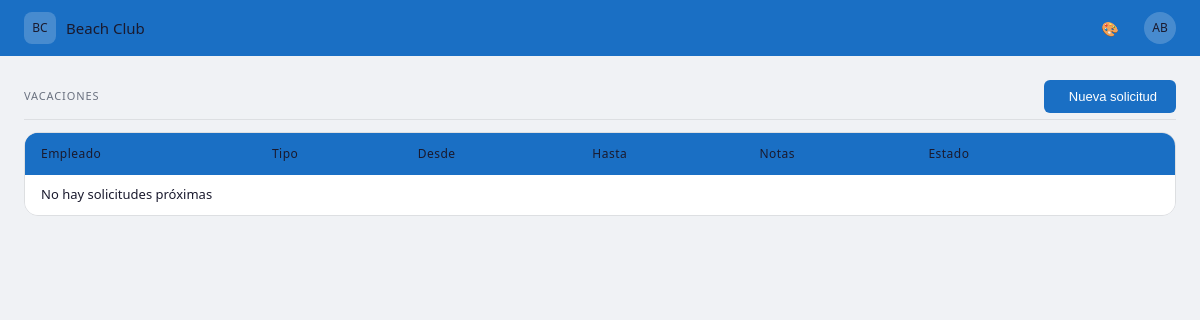
The page /personal/vacaciones/ on the database as committed earlier.
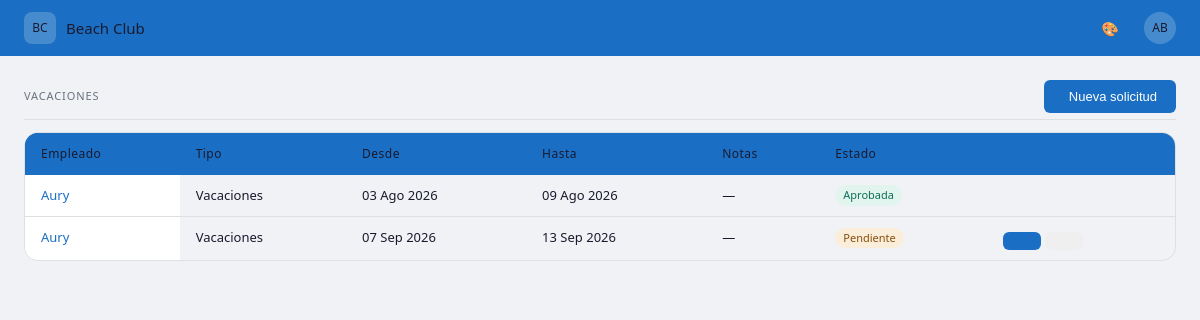
The same page on the database as committed later.
### personal/models.py (models this page shows, shortened)
class SolicitudAusencia(models.Model):
    TIPO_CHOICES = [
        ('vacaciones', 'Vacaciones'),
        ('libre', 'Día libre'),
        ('inamovible', 'Libre inamovible'),
        ('libre_vacaciones', 'Libre vacaciones'),
        ('finde_largo', 'Finde largo'),
    ]
    ESTADO_CHOICES = [
        ('pendiente', 'Pendiente'),
        ('aprobada', 'Aprobada'),
        ('rechazada', 'Rechazada'),
    ]
    empleado = models.ForeignKey(Empleado, on_delete=models.CASCADE, related_name='solicitudes')
    tipo = models.CharField(max_length=20, choices=TIPO_CHOICES, default='vacaciones')
    fecha_inicio = models.DateField()
    fecha_fin = models.DateField()
    notas = models.TextField(blank=True)
    estado = models.CharField(max_length=20, choices=ESTADO_CHOICES, default='pendiente')
    fecha_solicitud = models.DateTimeField(auto_now_add=True)
    class Meta:
        verbose_name = 'Solicitud de ausencia'
        verbose_name_plural = 'Solicitudes de ausencia'
        ordering = ['-fecha_solicitud']

class Empleado(models.Model):
    CONTRATO_CHOICES = [
        ('indefinido', 'Indefinido'),
        ('temporal', 'Temporal'),
        ('fijo_discontinuo', 'Fijo discontinuo'),
        ('obra_servicio', 'Obra y servicio'),
        ('practicas', 'Prácticas'),
    ]
    ROL_CHOICES = [
        ('maitre', 'Maître'),
        ('segundo_maitre', 'Segundo Maître'),
        ('jefe_sector', 'Jefe de sector'),
        ('camarero', 'Camarero'),
        ('ayudante_camarero', 'Ayudante de camarero'),
    ]
    nombre = models.CharField(max_length=100)
    apellidos = models.CharField(max_length=100, blank=True)
    rol = models.CharField(max_length=20, choices=ROL_CHOICES)
    telefono = models.CharField(max_length=20, blank=True)
    email = models.EmailField(blank=True)
    fecha_nacimiento = models.DateField(null=True, blank=True)
    activo = models.BooleanField(default=True)
    posicion = models.PositiveIntegerField(default=0)
    tipo_contrato = models.CharField(max_length=20, choices=CONTRATO_CHOICES, blank=True)
    fecha_vencimiento = models.DateField(null=True, blank=True)
    class Meta:
        verbose_name = 'Empleado'
        verbose_name_plural = 'Empleados'
        ordering = ['posicion', 'nombre']

### personal/views.py (the view)
# urls.py: path('vacaciones/', views.lista_vacaciones, name='lista_vacaciones'),
def lista_vacaciones(request):
    hoy = timezone.now().date()
    solicitudes = SolicitudAusencia.objects.filter(
        tipo='vacaciones',
        fecha_fin__gte=hoy,
    ).exclude(estado='rechazada').select_related('empleado').order_by('fecha_inicio')
    empleados = Empleado.objects.filter(activo=True).order_by('posicion', 'nombre')
    tipos = [('vacaciones', 'Vacaciones')]
    context = {'solicitudes': solicitudes, 'titulo': 'Vacaciones', 'empleados': empleados, 'tipos': tipos}
    return render(request, 'personal/lista_ausencias.html', context)

### personal/templates/personal/lista_ausencias.html (shortened to what this page needs)
{% extends 'core/base.html' %}
{% block content %}
<div class="bc-section">
  <div class="bc-section-header">
    <span class="bc-section-header-title">{{ titulo }}</span>
    <button id="btn-nueva-solicitud" class="bc-btn bc-btn-primary">
       Nueva solicitud
    </button>
  </div>
  <div class="bc-table-wrapper">
    <table class="bc-table">
      <thead>
        <tr>
          <th>Empleado</th>
          <th>Tipo</th>
          <th>Desde</th>
          <th>Hasta</th>
          <th>Notas</th>
          <th>Estado</th>
          <th></th>
        </tr>
      </thead>
      <tbody>
        {% for sol in solicitudes %}
        <tr>
          <td><a href="{% url 'detalle_empleado' sol.empleado.pk %}" class="bc-link-plain">{{ sol.empleado.nombre }}</a></td>
          <td>{{ sol.get_tipo_display }}</td>
          <td>{{ sol.fecha_inicio|date:"d M Y" }}</td>
          <td>{{ sol.fecha_fin|date:"d M Y" }}</td>
          <td>{{ sol.notas|default:"—" }}</td>
          <td>
            {% if sol.estado == 'pendiente' %}
              <span class="bc-badge bc-badge-amber">Pendiente</span>
            {% elif sol.estado == 'aprobada' %}
              <span class="bc-badge bc-badge-green">Aprobada</span>
            {% else %}
              <span class="bc-badge bc-badge-red">Rechazada</span>
            {% endif %}
          </td>
          <td>
            {% if sol.estado == 'pendiente' %}
            <div class="bc-btn-group">
              <form method="post" action="{% url 'aprobar_solicitud' sol.pk %}">
                <button type="submit" class="bc-btn bc-btn-sm bc-btn-primary" title="Aprobar">
                </button>
              </form>
              <form method="post" action="{% url 'rechazar_solicitud' sol.pk %}">
                <button type="submit" class="bc-btn bc-btn-sm" title="Rechazar">
                </button>
              </form>
            </div>
            {% endif %}
          </td>
        </tr>
        {% empty %}
        <tr><td colspan="7" class="bc-text-muted">No hay solicitudes próximas</td></tr>
        {% endfor %}
      </tbody>
    </table>
  </div>
</div>
{% endblock %}

### core/templates/core/base.html (shortened to what this page needs)
{% load static %}
<!DOCTYPE html>
<html lang="es">
<head>
  <link rel="stylesheet" href="https://cdn.jsdelivr.net/npm/@tabler/icons-webfont@latest/tabler-icons.min.css">
  <link rel="stylesheet" href="{% static 'css/main.css' %}">
</head>
<body>
  <nav class="bc-navbar">
    <a href="/" class="bc-navbar-brand">
      <div class="bc-navbar-avatar">BC</div>
      Beach Club
    </a>
    <ul class="bc-navbar-nav">
      <li><a href="#" title="Temas" onclick="openPanel(); return false;">🎨</a></li>
    </ul>
    <div class="bc-navbar-user">AB</div>
  </nav>
  <main class="bc-page">
    {% block content %}{% endblock %}
  </main>
</body>
</html>

### core/static/css/main.css (style rules this page uses)
:root { --color-primary: #1a6fc4; --color-primary-dk: #1557a0; --color-accent: #e8a020; --color-success: #1d9e75; --color-danger: #c0392b; --color-warning: #e8a020; --color-bg: #f0f2f5; --color-surface: #ffffff; --color-border: rgba(0, 0, 0, 0.08); --color-text: #1a1a2e; --color-muted: #6b7280; --radius-sm: 6px; --radius-md: 10px; --radius-lg: 14px; --navbar-h: 56px; }
*, *::before, *::after { box-sizing: border-box; margin: 0; padding: 0; }
body { font-family: system-ui, -apple-system, sans-serif; font-size: 14px; background: var(--color-bg); color: var(--color-text); line-height: 1.5; }
.bc-navbar { background: var(--color-primary); height: var(--navbar-h); display: flex; align-items: center; padding: 0 24px; gap: 8px; position: sticky; top: 0; z-index: 100; }
.bc-navbar-brand { color: var(--color-primary-text); font-size: 15px; font-weight: 500; display: flex; align-items: center; gap: 10px; text-decoration: none; }
.bc-navbar-avatar { width: 32px; height: 32px; border-radius: 8px; background: rgba(255, 255, 255, 0.2); display: flex; align-items: center; justify-content: center; font-size: 12px; font-weight: 500; color: var(--color-primary-text); flex-shrink: 0; }
.bc-navbar-nav { display: flex; align-items: center; gap: 4px; margin-left: auto; list-style: none; }
.bc-navbar-nav a { display: flex; align-items: center; justify-content: center; width: 36px; height: 36px; border-radius: var(--radius-sm); color: var(--color-primary-text); text-decoration: none; transition: background 0.15s; }
.bc-navbar-user { width: 32px; height: 32px; border-radius: 50%; background: rgba(255, 255, 255, 0.2); display: flex; align-items: center; justify-content: center; font-size: 12px; font-weight: 500; color: var(--color-primary-text); margin-left: 8px; flex-shrink: 0; }
.bc-page { padding: 24px; max-width: 1400px; margin: 0 auto; }
.bc-section { margin-bottom: 28px; }
.bc-table-wrapper { border: 0.5px solid var(--color-border); border-radius: var(--radius-lg); overflow: hidden; overflow-x: auto; -webkit-overflow-scrolling: touch; }
.bc-table { width: 100%; border-collapse: collapse; font-size: 13px; min-width: 500px; white-space: nowrap; }
.bc-table thead { background: var(--color-primary); }
.bc-table thead th { text-align: left; font-size: 12px; font-weight: 500; color: var(--color-primary-text); padding: 12px 16px; white-space: nowrap; letter-spacing: 0.04em; }
.bc-table tbody tr { border-bottom: 0.5px solid var(--color-border); transition: background 0.1s; }
.bc-table tbody tr:last-child { border-bottom: none; }
.bc-table tbody td { padding: 10px 16px; color: var(--color-text); white-space: nowrap; vertical-align: middle; }
.bc-table tbody td:first-child { position: sticky; left: 0; background: var(--color-surface); z-index: 1; }
.bc-table thead th:first-child { position: sticky; left: 0; background: var(--color-primary); z-index: 2; }
.bc-badge { display: inline-block; font-size: 11px; font-weight: 500; padding: 2px 8px; border-radius: 20px; }
.bc-badge-green { background: #e1f5ee; color: #0f6e56; }
.bc-badge-amber { background: #faeeda; color: #854f0b; }
a.bc-link-plain, a.bc-link-plain:visited { color: var(--color-primary) !important; text-decoration: none !important; }
.bc-btn { font-size: 13px; font-weight: 500; padding: 8px 18px; border-radius: var(--radius-sm); border: 0.5px solid transparent; cursor: pointer; transition: opacity 0.15s; text-decoration: none; display: inline-flex; align-items: center; gap: 6px; }
.bc-btn-primary { background: var(--color-primary); color: #fff; }
.bc-section-header { display: flex; align-items: center; justify-content: space-between; margin-bottom: 12px; padding-bottom: 6px; border-bottom: 0.5px solid var(--color-border); }
.bc-section-header-title { font-size: 11px; font-weight: 500; letter-spacing: 0.08em; color: var(--color-muted); text-transform: uppercase; }
form { margin: 0; }
.bc-btn-group { display: flex; gap: 4px; }

Rows that differ between the two databases and show on the page:
added SolicitudAusencia: empleado.nombre "Aury", tipo "Vacaciones", fecha_inicio "03 Ago 2026", fecha_fin "09 Ago 2026", notas "—", estado "Aprobada"
added SolicitudAusencia: empleado.nombre "Aury", tipo "Vacaciones", fecha_inicio "07 Sep 2026", fecha_fin "13 Sep 2026", notas "—", estado "Pendiente"
Other text that changed with them:
text no longer shown: "No hay solicitudes próximas"
